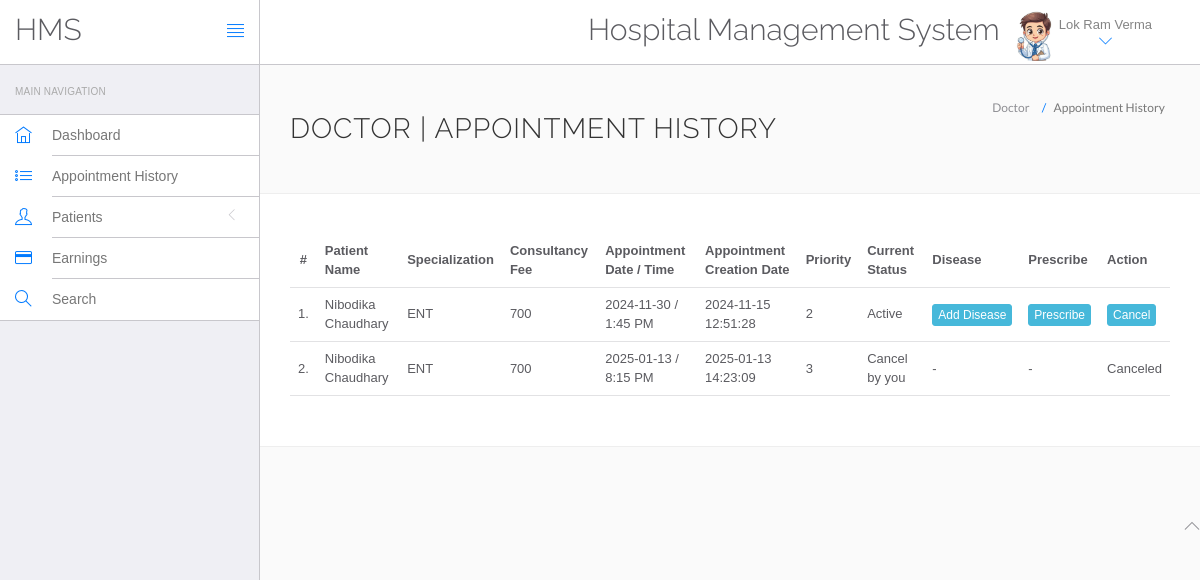
The app's page /hospital/hms/doctor/appointment-history.php (signed in) with its own data.
### tables this page shows
CREATE TABLE `doctors` (
  `id` int(11) NOT NULL,
  `specilization` varchar(255) DEFAULT NULL,
  `doctorName` varchar(255) DEFAULT NULL,
  `address` longtext DEFAULT NULL,
  `docFees` varchar(255) DEFAULT NULL,
  `contactno` bigint(11) DEFAULT NULL,
  `docEmail` varchar(255) DEFAULT NULL,
  `password` varchar(255) DEFAULT NULL,
  `creationDate` timestamp NULL DEFAULT current_timestamp(),
  `updationDate` timestamp NULL DEFAULT NULL ON UPDATE current_timestamp()
);

CREATE TABLE `appointment` (
  `id` int(11) NOT NULL,
  `doctorSpecialization` varchar(255) DEFAULT NULL,
  `doctorId` int(11) DEFAULT NULL,
  `userId` int(11) DEFAULT NULL,
  `consultancyFees` int(11) DEFAULT NULL,
  `appointmentDate` varchar(255) DEFAULT NULL,
  `appointmentTime` varchar(255) DEFAULT NULL,
  `postingDate` timestamp NULL DEFAULT current_timestamp(),
  `userStatus` int(11) DEFAULT NULL,
  `doctorStatus` int(11) DEFAULT NULL,
  `updationDate` timestamp NULL DEFAULT NULL ON UPDATE current_timestamp(),
  `priority` int(11) DEFAULT 3,
  `disease` text DEFAULT NULL,
  `prescription` text DEFAULT NULL
);

CREATE TABLE `users` (
  `id` int(11) NOT NULL,
  `fullName` varchar(255) DEFAULT NULL,
  `address` longtext DEFAULT NULL,
  `city` varchar(255) DEFAULT NULL,
  `gender` varchar(255) DEFAULT NULL,
  `email` varchar(255) DEFAULT NULL,
  `password` varchar(255) DEFAULT NULL,
  `regDate` timestamp NULL DEFAULT current_timestamp(),
  `updationDate` timestamp NULL DEFAULT NULL ON UPDATE current_timestamp()
);

### hospital/hms/doctor/appointment-history.php (the view, shortened to what this page needs)
<?php
include('include/config.php');
if(strlen($_SESSION['id']) == 0) {
    header('location:logout.php');
} else {
?>
<!DOCTYPE html>
<html lang="en">
<head>
		<link rel="stylesheet" href="vendor/bootstrap/css/bootstrap.min.css">
		<link rel="stylesheet" href="vendor/fontawesome/css/font-awesome.min.css">
		<link rel="stylesheet" href="vendor/themify-icons/themify-icons.min.css">
		<link href="vendor/animate.css/animate.min.css" rel="stylesheet" media="screen">
		<link href="vendor/perfect-scrollbar/perfect-scrollbar.min.css" rel="stylesheet" media="screen">
		<link href="vendor/switchery/switchery.min.css" rel="stylesheet" media="screen">
		<link href="vendor/bootstrap-touchspin/jquery.bootstrap-touchspin.min.css" rel="stylesheet" media="screen">
		<link href="vendor/select2/select2.min.css" rel="stylesheet" media="screen">
		<link href="vendor/bootstrap-datepicker/bootstrap-datepicker3.standalone.min.css" rel="stylesheet" media="screen">
		<link href="vendor/bootstrap-timepicker/bootstrap-timepicker.min.css" rel="stylesheet" media="screen">
		<link rel="stylesheet" href="assets/css/styles.css">
		<link rel="stylesheet" href="assets/css/plugins.css">
		<link rel="stylesheet" href="assets/css/themes/theme-1.css" id="skin_color" />
		<link href="https://cdnjs.cloudflare.com/ajax/libs/font-awesome/6.0.0-beta3/css/all.min.css" rel="stylesheet">
</head>
<body>
    <div id="app">
      <?php include('include/sidebar.php'); ?>
        <div class="app-content">
            <?php include('include/header.php'); ?>
            <div class="main-content">
                <div class="wrap-content container" id="container">
                    <section id="page-title">
                        <div class="row">
                            <div class="col-sm-8">
                                <h1 class="mainTitle">Doctor | Appointment History</h1>
                            </div>
                            <ol class="breadcrumb">
                                <li><span>Doctor</span></li>
                                <li class="active"><span>Appointment History</span></li>
                            </ol>
                        </div>
                    </section>
                    <div class="container-fluid container-fullw bg-white">
                        <div class="row">
                            <div class="col-md-12">
                                <table class="table table-hover" id="sample-table-1">
                                    <thead>
                                        <tr>
                                            <th class="center">#</th>
                                            <th class="hidden-xs">Patient Name</th>
                                            <th>Specialization</th>
                                            <th>Consultancy Fee</th>
                                            <th>Appointment Date / Time</th>
                                            <th>Appointment Creation Date</th>
                                            <th>Priority</th>
                                            <th>Current Status</th>
                                            <th>Disease</th>
                                            <th>Prescribe</th>
                                            <th>Action</th>
                                        </tr>
                                    </thead>
                                    <tbody>
<?php
$sql = mysqli_query($con, "SELECT users.fullName AS fname, appointment.*
                           FROM appointment
                           JOIN users ON users.id = appointment.userId
                           WHERE appointment.doctorId = '".$_SESSION['id']."'
                           ORDER BY appointment.priority ASC, appointment.appointmentDate ASC, appointment.appointmentTime ASC");
$cnt = 1;
while($row = mysqli_fetch_array($sql)) {
?>
                                        <tr>
                                            <td class="center"><?php echo $cnt; ?>.</td>
                                            <td class="hidden-xs"><?php echo $row['fname']; ?></td>
                                            <td><?php echo $row['doctorSpecialization']; ?></td>
                                            <td><?php echo $row['consultancyFees']; ?></td>
                                            <td><?php echo $row['appointmentDate']; ?> / <?php echo $row['appointmentTime']; ?></td>
                                            <td><?php echo $row['postingDate']; ?></td>
                                            <td><?php echo $row['priority']; ?></td>
                                            <td>
<?php
if(($row['userStatus'] == 1) && ($row['doctorStatus'] == 1)) {
    echo "Active";
}
if(($row['userStatus'] == 1) && ($row['doctorStatus'] == 0)) {
    echo "Cancel by you";
}
?>
                                            </td>
                                            <td>
<?php if(($row['userStatus'] == 1) && ($row['doctorStatus'] == 1)) { ?>
    <button class="btn btn-info btn-xs disease-btn" data-id="<?php echo $row['id']; ?>" data-toggle="modal" data-target="#diseaseModal">Add Disease</button>
<?php } else {
    echo "-";
} ?>
                                            </td>
                                            <td>
<?php if(($row['userStatus'] == 1) && ($row['doctorStatus'] == 1)) { ?>
    <button class="btn btn-info btn-xs prescribe-btn" data-id="<?php echo $row['id']; ?>" data-toggle="modal" data-target="#prescriptionModal">Prescribe</button>
<?php } else {
    echo "-";
} ?>
                                            </td>
                                            <td>
<?php if(($row['userStatus'] == 1) && ($row['doctorStatus'] == 1)) { ?>
    <a href="appointment-history.php?id=<?php echo $row['id']; ?>&cancel=update" onClick="return confirm('Are you sure you want to cancel this appointment?')" class="btn btn-info btn-xs">Cancel</a>
<?php } else {
    echo "Canceled";
} ?>
                                            </td>
                                        </tr>
<?php
$cnt = $cnt + 1;
} ?>
                                    </tbody>
                                </table>
                            </div>
                        </div>
                    </div>
                </div>
            </div>
            <?php include('include/footer.php'); ?>
        </div>
    </div>
        <?php include('include/footer.php');?>
</body>
</html>
<?php } ?>

### hospital/hms/doctor/include/header.php (shortened to what this page needs)
<header class="navbar navbar-default navbar-static-top">
					<div class="navbar-header">
						<a class="navbar-brand" href="#">
							<h2 style="padding-top:20% ">HMS</h2>
						</a>
						<a href="#" class="sidebar-toggler pull-right visible-md visible-lg" data-toggle-class="app-sidebar-closed" data-toggle-target="#app">
							<i class="ti-align-justify"></i>
						</a>
					</div>
					<div class="navbar-collapse collapse">
						<ul class="nav navbar-right">
								<li  style="padding-top:2% ">
								<h2>Hospital Management System</h2>
							</li>
							<li class="dropdown current-user">
								<a href class="dropdown-toggle" data-toggle="dropdown">
									<img src="assets/images/doctorlogo.jpg" > <span class="username">
									<?php $query=mysqli_query($con,"select doctorName from doctors where id='".$_SESSION['id']."'");
while($row=mysqli_fetch_array($query))
{
	echo $row['doctorName'];
}
									?> <i class="ti-angle-down"></i></i></span>
								</a>
							</li>
						</ul>
					</div>
				</header>

### hospital/hms/doctor/assets/css/themes/theme-1.css (style rules this page uses)
body { background: #FAFAFA; }
header .navbar-header { background: #ffffff !important; border-right-color: #c8c7cc !important; border-bottom-color: #c8c7cc !important; }
header .navbar-header .sidebar-toggler, header .navbar-header .sidebar-mobile-toggler { color: #007aff !important; }
header .navbar-header .navbar-brand { color: #777 !important; }
header .navbar-collapse { background: #ffffff !important; border-bottom-color: #c8c7cc !important; box-shadow: none !important; }
header .navbar-collapse .navbar-right > li > a { color: #777; }
header .navbar-collapse .navbar-right > li > a i { color: #007aff !important; }

### records on screen
doctors: doctorName "Lok Ram Verma"
appointment: userId.fullName "Nibodika Chaudhary", doctorSpecialization "ENT", consultancyFees "700", appointmentDate "2024-11-30", appointmentTime "1:45 PM", postingDate "2024-11-15 12:51:28", priority "2", userStatus "Active"
appointment: userId.fullName "Nibodika Chaudhary", doctorSpecialization "ENT", consultancyFees "700", appointmentDate "2025-01-13", appointmentTime "8:15 PM", postingDate "2025-01-13 14:23:09", priority "3", userStatus "Cancel by you"
